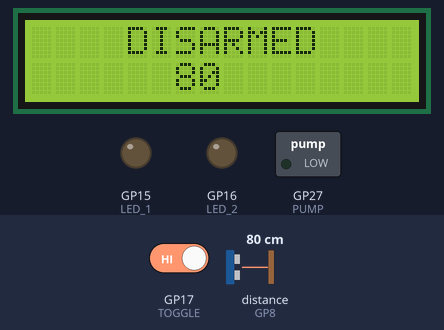
A sketch run on a simulated Raspberry Pi Pico. Parts: 16×2 character LCD, switched loads named in the sketch (green lamp = pin HIGH), output pins drawn as LEDs (lit = HIGH). Wiring (inferred from the names in the program): ultrasonic range finder: trigger GP9; echo GP8. Dashed ring = blinking. The test bench sets the inputs (shaded band); at power-on: GP17 (TOGGLE) HIGH, distance to the obstacle (sensor on GP8) 80 cm. The echo pulse lasts 58.3 µs per cm; pins used as bus, display or sensor lines are not drawn.

Above: at 5.3 s.
5.4 s: GP17 (TOGGLE) driven LOW
At 6.4 s:
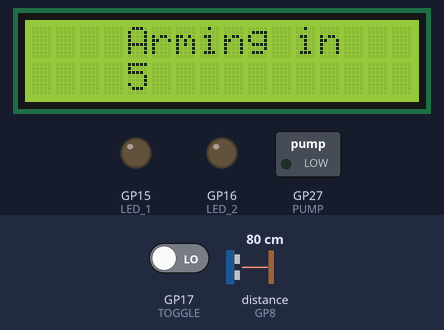
8.5 s: distance to the obstacle (sensor on GP8) set to 63 cm
11.6 s: distance to the obstacle (sensor on GP8) set to 57 cm
At 12.4 s:
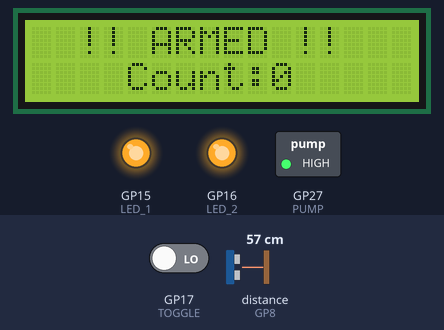
14.7 s: GP17 (TOGGLE) driven HIGH
At 16.1 s:
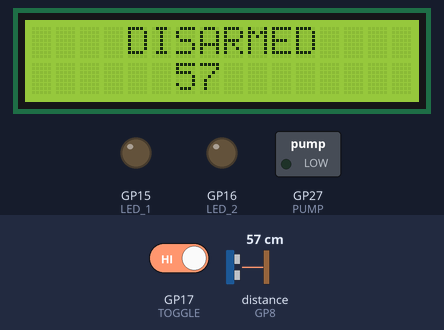
16.7 s: distance to the obstacle (sensor on GP8) set to 2 cm
At 17.6 s:
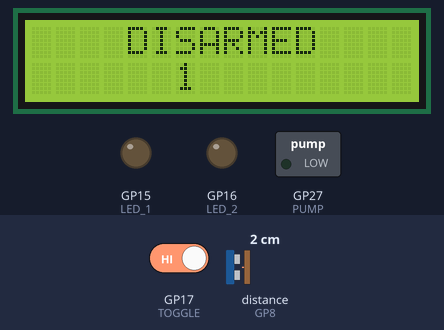
Timing chart, 0 to 19.3 s (numbered marks = the images above; inputs shaded):
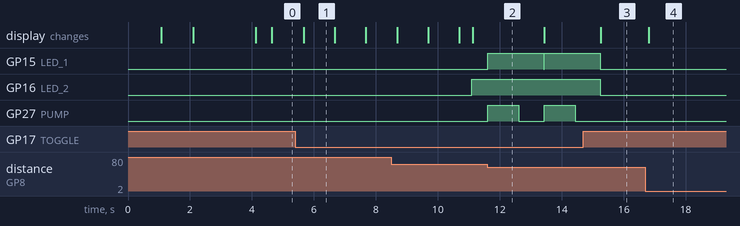

The sketch:

Meow_Repllent_Dualcore_V1.ino
```cpp
/*
Meow Repellent
by Mihir Patel

19 Jan 2024

Using dual core functionality of the raspberry pi pico.
core 0 - screen update, switch state, pump, check pump trigger distance.
core 1 - distance measurement.

5 November 2023

This gizmo uses an HC-SR04 Ultrasonic sensor to suss out if there's a cat hanging around.
If the sensor sniffs out something within 60cm, it sets off a pump that gives 'em a spritz.
The aim of this contraption is to give kitties the nudge to steer clear using a water spray.

Connections:
1602 LCD(I2C)  -  RPI PICO
GND - GND
VCC - VCC
SDA - 4
SCL - 5

PUMP MOSFET - RPI PICO
GATE - 27

TOGGLE SWITCH - RPI PICO PIN 17

HC-SR04  -  RPI PICO
VCC - 5V
GND - GND
Trig1 - 3
Echo1 - 2
Trig2 - 9
Echo2 - 8
Trig3 - 13
Echo3 - 12

*/


#include <Wire.h>
#include <LiquidCrystal_I2C.h>

// Set the LCD address
#define I2C_ADDR    0x27 // You may need to change this address to match your LCD module

LiquidCrystal_I2C lcd(I2C_ADDR,16,2);

#define TRIGGER_2 9   // Trigger for sensor 2 on GPIO 9 (Pin 9) on Raspberry Pi Pico
#define ECHO_2 8      // Echo for sensor 2 on GPIO 8 (Pin 8) on Raspberry Pi Pico

#define PUMP 27      // Pump on GPIO 27 (Pin 27) on Raspberry Pi Pico

#define LED_1 15
#define LED_2 16

#define TOGGLE 17

int distance2;
unsigned long duration;

unsigned long spraycount = 0;

bool switchState;
bool updateDisplay = true;
bool ARMcount = true;

void setup() {

  lcd.init();  // Initialize the LCD
  lcd.backlight(); // Turn on the backlight

  //Serial.begin(115200);
  delay(100);

  /*Serial.println(" ");
  Serial.println("Serial debug for Meow Repellent");
  Serial.println(" ");
  Serial.println("Designed by Mihir Patel");
  Serial.println(" ");
  Serial.println("If you are reading this, I hope you fix whatever you're trying to fix :)");
  Serial.println(" ");
  Serial.println(" "); */


  pinMode(TRIGGER_2, OUTPUT);
  pinMode(ECHO_2, INPUT);


  pinMode(PUMP, OUTPUT);  // Set Pump as an output
  pinMode(LED_1, OUTPUT);
  pinMode(LED_2, OUTPUT);
  pinMode(TOGGLE, INPUT);


  digitalWrite(TRIGGER_2, LOW);

  digitalWrite(PUMP, LOW);  // Ensure the Pump is initially low
  digitalWrite(LED_1, LOW);
  digitalWrite(LED_2, LOW);

  lcd.clear();
  lcd.setCursor(1, 0); // Set the cursor to the first column and first row
  lcd.print("Meow Repellent");
  delay(1000);

  lcd.setCursor(1, 1);
  lcd.print("by Mihir Patel");
  delay(2000);
  lcd.clear();
}

void setup1 () {

  pinMode(LED_1, OUTPUT);
  pinMode(LED_2, OUTPUT);
  //Serial.print("Setup1");

}

void loop() {

  digitalWrite(PUMP, LOW);
  digitalWrite(LED_1, LOW);

  switchState = digitalRead(TOGGLE);

  if (switchState == LOW) {

   if (ARMcount == true){
    ARMcounter();
   }

   digitalWrite(LED_2, HIGH);

    //Check if the display needs to be updated
    if (updateDisplay == true){

     lcd.clear();
     lcd.setCursor(2, 0);
     lcd.print("!! ARMED !!");
     lcd.setCursor(4, 1);
     lcd.print("Count:");
     lcd.setCursor(10, 1);
     lcd.print(spraycount);
     updateDisplay = false;

    }

   // Check if the distance is less than 60cm
   if (distance2 < 60) {
     pump();
     //delay(10);
    }

   //delay(50);
  }

  if (switchState == HIGH){
   updateDisplay = true;
   ARMcount = true;
   digitalWrite(LED_2, LOW);

   lcd.clear();
   lcd.setCursor(4, 0);
   lcd.print("DISARMED");

   lcd.setCursor(6, 1);
   lcd.print(distance2);
   delay(500);

  }

}


void loop1 (){

  // Send a 10us pulse to trigger the HC-SR04 sensor
  digitalWrite(TRIGGER_2, HIGH);
  delayMicroseconds(10);
  digitalWrite(TRIGGER_2, LOW);

  // Measure the pulse duration on the echo pin
  duration = pulseIn(ECHO_2, HIGH);

  // Calculate the distance in centimeters
  distance2 = (duration / 2) / 29.1;  // The speed of sound is approximately 29.1 microseconds per centimeter

}

void pump(){

  digitalWrite(LED_1, HIGH);
  spraycount++;
  updateDisplay = true; //Update the display
  //Serial.println(" ");
  //Serial.println("Pump ON");

  digitalWrite(PUMP, HIGH);
  delay(1000);
  digitalWrite(PUMP, LOW);
  delay(800);

  //Serial.println(" ");
  //Serial.println("Pump OFF");

}

void ARMcounter(){

  updateDisplay = true;

  lcd.clear();
  lcd.setCursor(4, 0);
  lcd.print("Arming in");
  lcd.setCursor(4, 1);
  lcd.print("5");
  delay(1000);

  lcd.setCursor(6, 1);
  lcd.print("4");
  delay(1000);

  lcd.setCursor(8, 1);
  lcd.print("3");
  delay(1000);

  lcd.setCursor(10, 1);
  lcd.print("2");
  delay(1000);

  lcd.setCursor(12, 1);
  lcd.print("1");
  delay(1000);

  ARMcount = false;

  lcd.clear();
  lcd.setCursor(6, 0);
  lcd.print("Meow");
  delay(400);

}
```

Measured:
- the behaviour switches between 60 and 59 cm on distance to the obstacle (sensor on GP8) (found by bisection; images 1 and 2)
- after the input at 5.4 s, the display: changes after 0.27 s (image 1)
- after the input at 11.6 s, GP15 (LED_1): LOW → HIGH at once, → LOW 1.8 s later, → HIGH 0.02 s later; GP27 (PUMP): alternates HIGH for 1.0 s and LOW for 0.82 s, starting at once
- after the input at 14.7 s, GP15 (LED_1): goes on until 15.2 s, then stays LOW; GP16 (LED_2): HIGH → LOW after 0.54 s; GP27 (PUMP): stays LOW (without the input it goes to HIGH after 0.56 s); the display: changes after 0.56 s (image 3)
- after the input at 16.7 s, the display: changes after 0.10 s (image 4)
- what the display in image 1 shows lasts 1.0 s, from 5.7 s to 6.7 s
